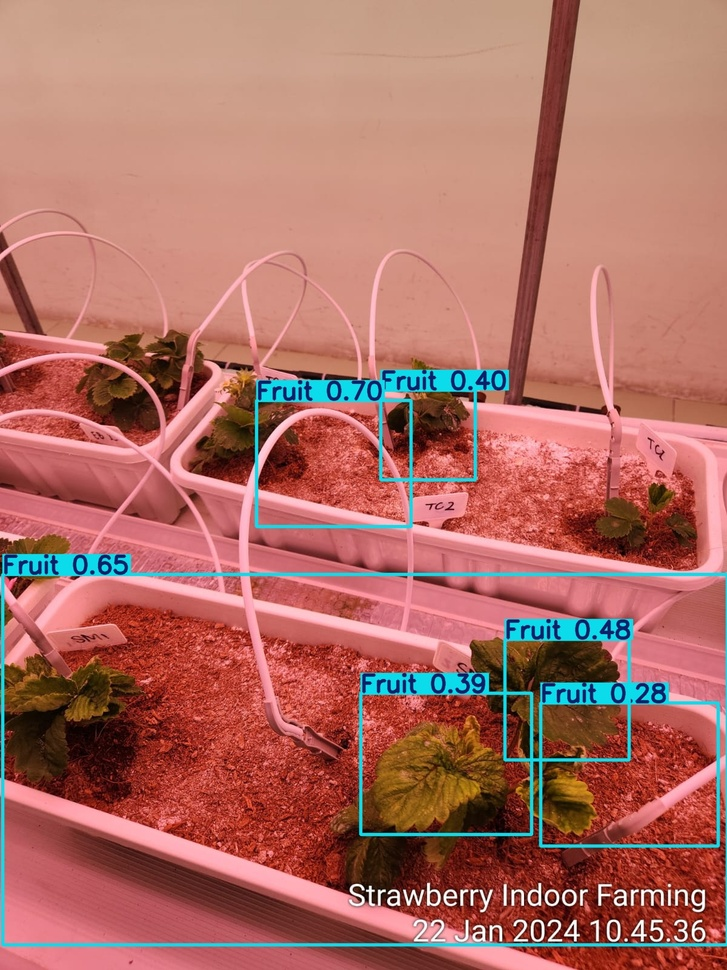
#> input picture model_training/IMG-20240122-WA0014.jpg_detect.jpg, 727 x 970 px, shrunk from 1200 x 1600 before the run
$ python hsv.py
#> lines starting #> are read from the running program, lines starting #| are printed output that depends on the picture
import cv2
import numpy as np
import random
import matplotlib.pyplot as plt

def augment_hsv(image, h_gain=0.015, s_gain=0.7, v_gain=0.4):
    """
    Menerapkan augmentasi HSV pada gambar.

    Parameter:
      - image: Gambar input dalam format BGR.
      - h_gain: Rentang perubahan hue (±0.015).
      - s_gain: Rentang perubahan saturasi ([1-s_gain, 1+s_gain]).
      - v_gain: Rentang perubahan value/kecerahan ([1-v_gain, 1+v_gain]).

    Mengembalikan gambar yang telah diubah.
    """
    # Ubah gambar dari BGR ke HSV
    hsv_img = cv2.cvtColor(image, cv2.COLOR_BGR2HSV)
    h, s, v = cv2.split(hsv_img)

    # Tentukan perubahan secara acak
    # Pada OpenCV, nilai hue berada dalam rentang [0, 179]
    delta_h = random.uniform(-h_gain, h_gain) * 180
    factor_s = random.uniform(1 - s_gain, 1 + s_gain)
    factor_v = random.uniform(1 - v_gain, 1 + v_gain)

    # Terapkan perubahan
    h = (h.astype(np.float32) + delta_h) % 180  # Pastikan nilai hue berada di [0, 179]
    s = s.astype(np.float32) * factor_s
    v = v.astype(np.float32) * factor_v

    # Pastikan nilai saturasi dan value tidak melebihi 255
    s = np.clip(s, 0, 255)
    v = np.clip(v, 0, 255)

    hsv_aug = cv2.merge([h.astype(np.uint8), s.astype(np.uint8), v.astype(np.uint8)])
    img_aug = cv2.cvtColor(hsv_aug, cv2.COLOR_HSV2BGR)
    return img_aug

if __name__ == "__main__":
    # Input path gambar
    img_path = input("Masukkan path gambar (misal: gambar.jpg): ")
#> the answer given: IMG-20240122-WA0014.jpg_detect.jpg
    image = cv2.imread(img_path)
#> image is the input picture: shape (970, 727, 3); mean B, G, R 100, 109.8, 174.1

    if image is None:
        print("Gambar tidak ditemukan. Pastikan path benar.")
    else:
        # Tampilkan gambar asli dan beberapa variasi augmentasi
        plt.figure(figsize=(12, 6))

        # Gambar asli
        plt.subplot(1, 4, 1)
        plt.imshow(cv2.cvtColor(image, cv2.COLOR_BGR2RGB))
        plt.title("Original")
        plt.axis("off")

        # Tampilkan 3 gambar hasil augmentasi
        for i in range(3):
            img_aug = augment_hsv(image)
            plt.subplot(1, 4, i + 2)
            plt.imshow(cv2.cvtColor(img_aug, cv2.COLOR_BGR2RGB))
            plt.title(f"Augmented {i+1}")
            plt.axis("off")
#> this loop made 3 passes
#> pass 1, in augment_hsv, `h, s, v = cv2.split(hsv_img)`:
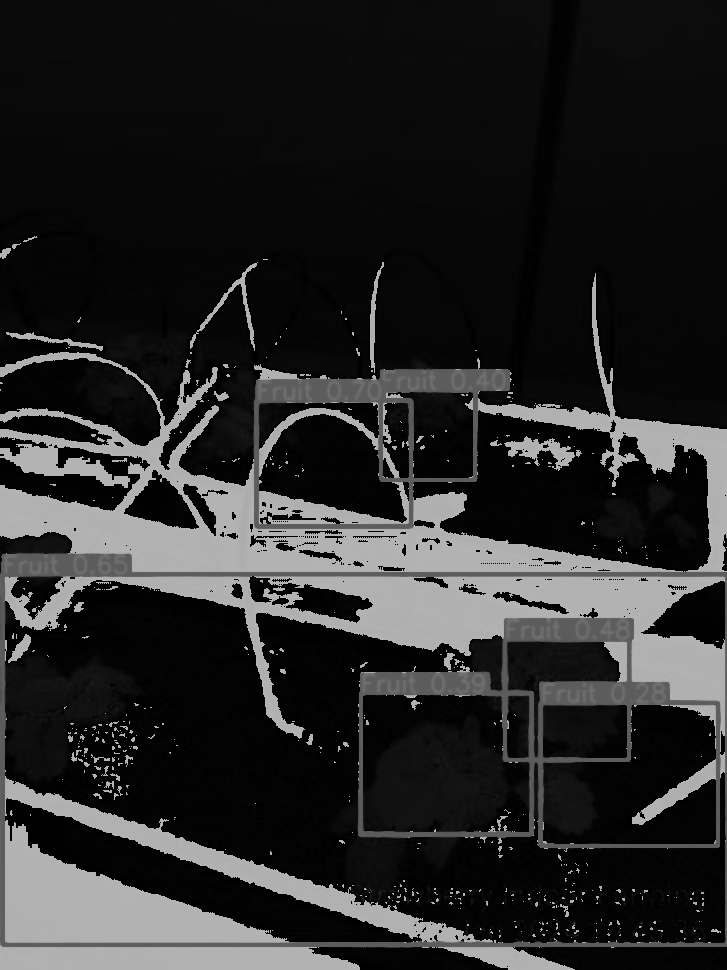
#> h: shape (970, 727); min 0, max 179, mean 40.1
#> pass 1, in augment_hsv, `h, s, v = cv2.split(hsv_img)`:
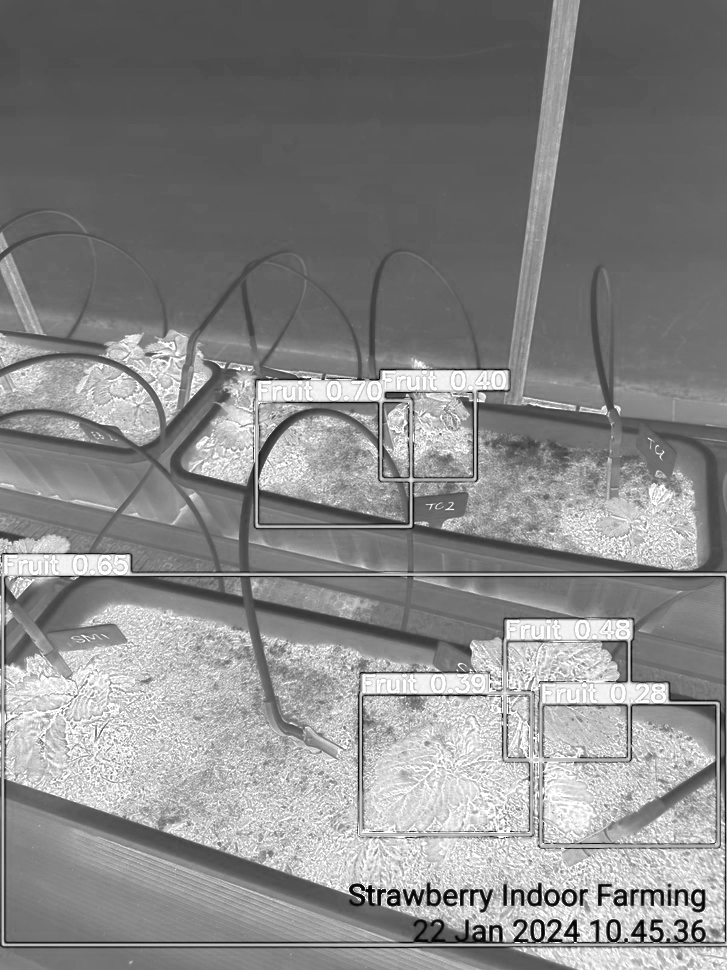
#> s: shape (970, 727); min 0, max 255, mean 135.5
#> pass 1, in augment_hsv, `h, s, v = cv2.split(hsv_img)`:
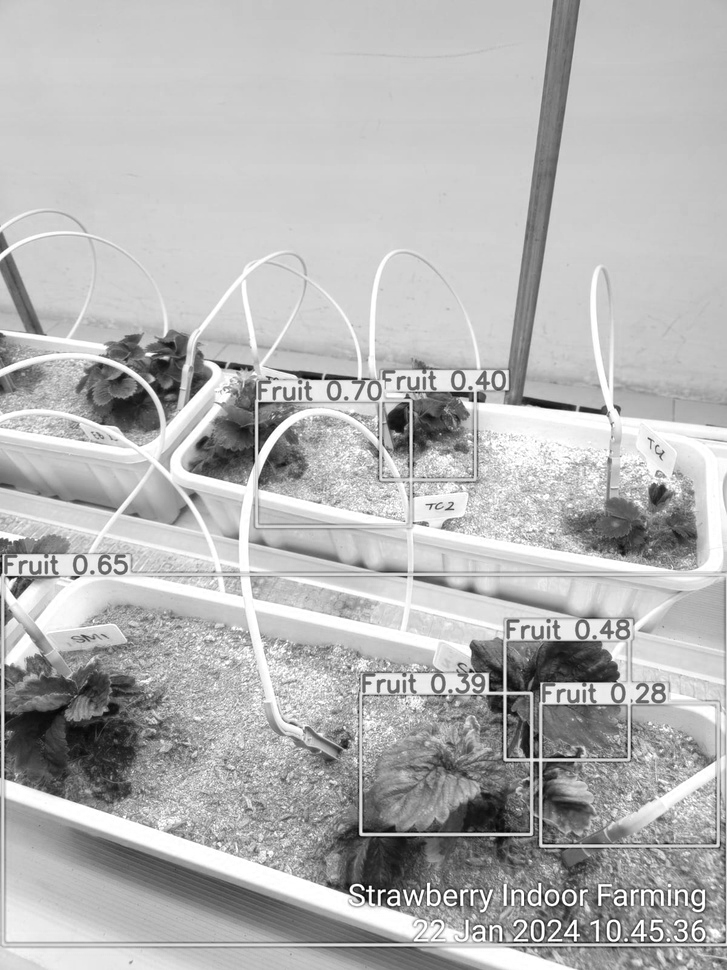
#> v: shape (970, 727); min 2, max 255, mean 180.8
#> after the loop:
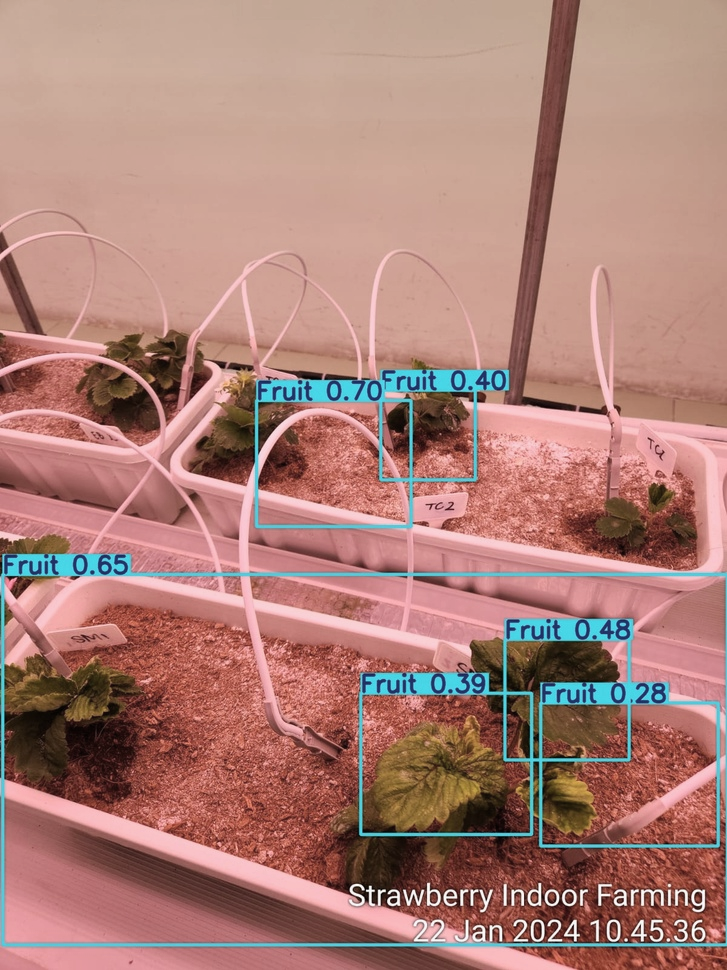
#> img_aug: shape (970, 727, 3); mean B, G, R 119.2, 127.9, 172.2

        plt.tight_layout()
        plt.show()
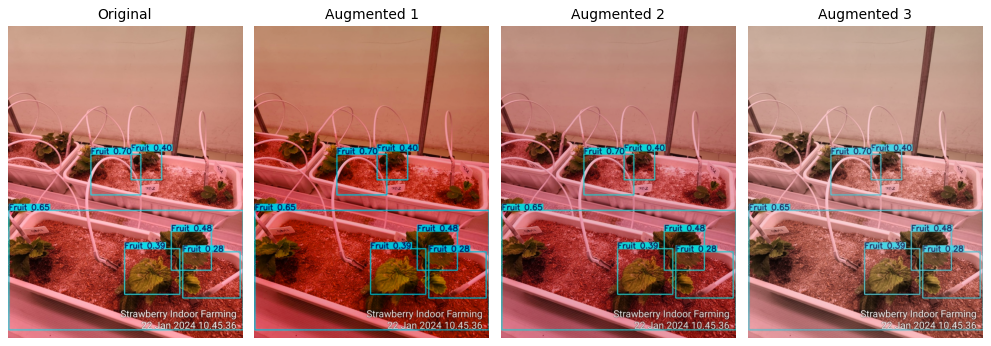
#> figure drawn by matplotlib, 4 panels

$ run again, on model_training/1573030.jpg_detect.jpg
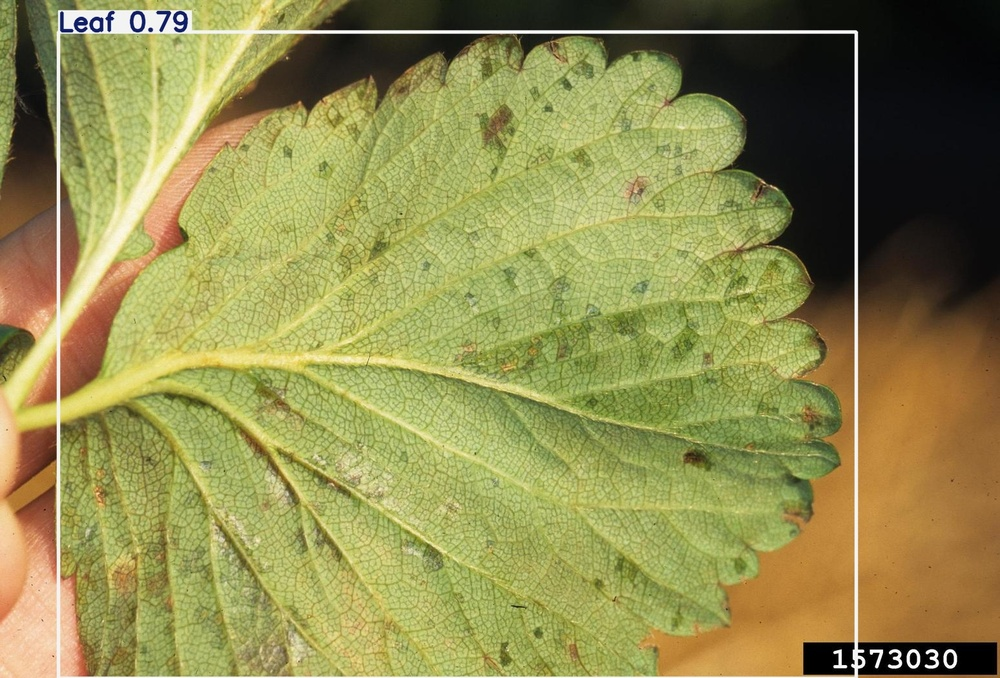
#> input picture model_training/1573030.jpg_detect.jpg, 1000 x 678 px, shrunk from 1548 x 1049 before the run
#> image is the input picture: shape (678, 1000, 3); mean B, G, R 79.9, 140.3, 144.9
#> after the loop `for i in range(3):`:
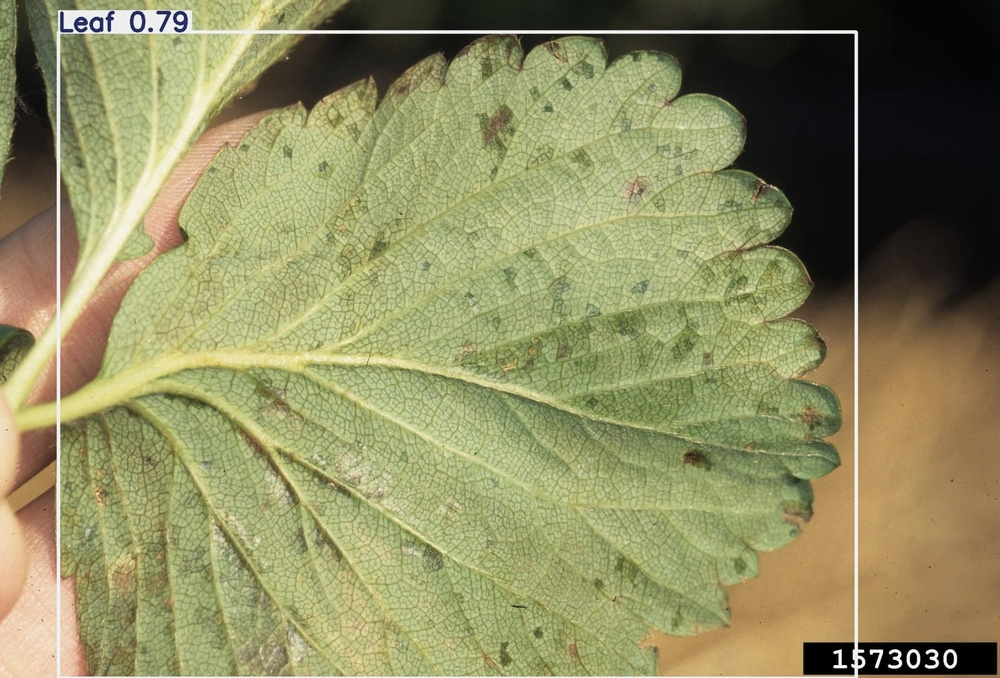
#> img_aug: shape (678, 1000, 3); mean B, G, R 96.9, 140.5, 142
#> `plt.show()`:
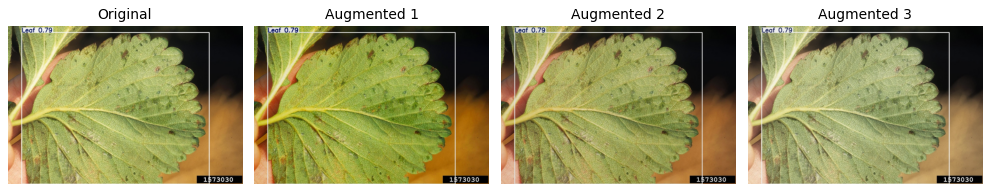
#> figure drawn by matplotlib, 4 panels

$ run again, on model_training/IMG_0444.jpg_detect.jpg
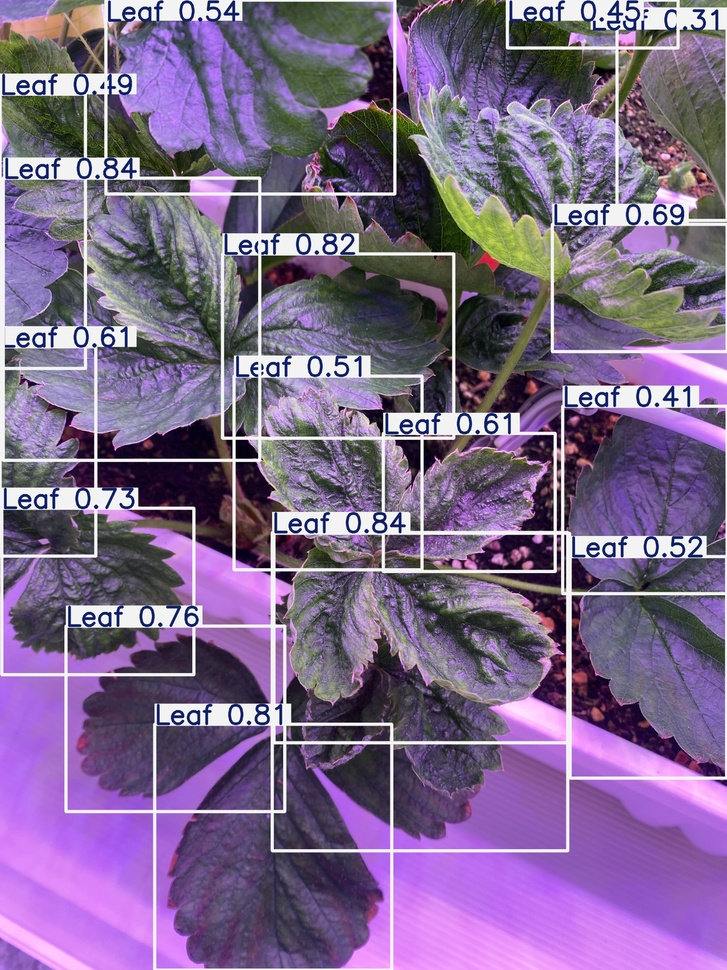
#> input picture model_training/IMG_0444.jpg_detect.jpg, 727 x 970 px, shrunk from 3024 x 4032 before the run
#> image is the input picture: shape (970, 727, 3); mean B, G, R 141.2, 104.2, 125.7
#> the loop `for i in range(3):` made 3 passes
#> pass 1, in augment_hsv, `h, s, v = cv2.split(hsv_img)`:
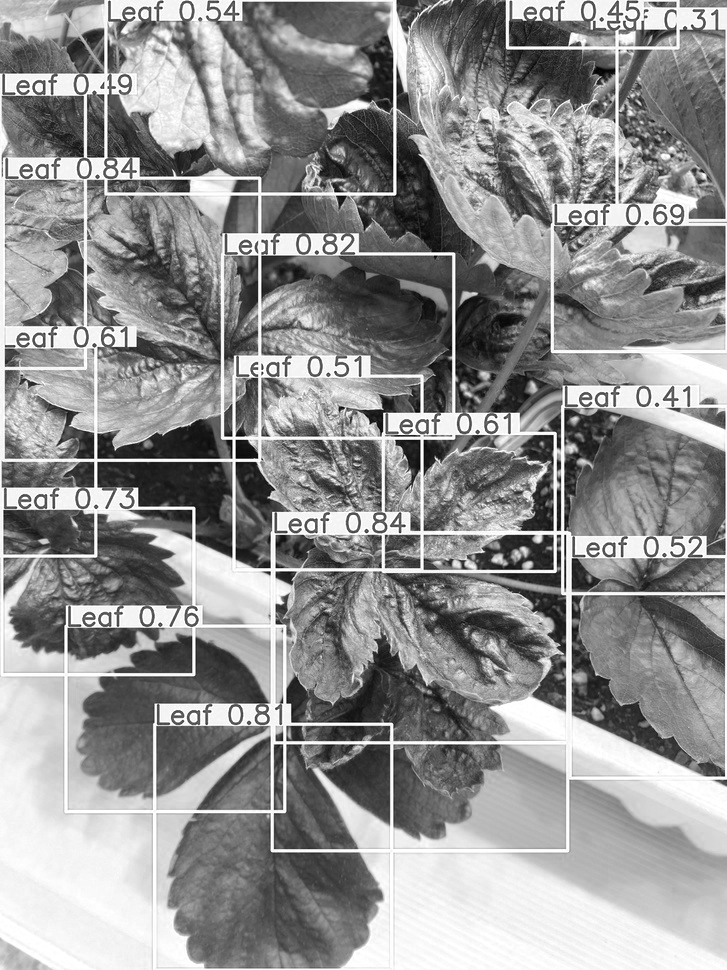
#> v: shape (970, 727); min 0, max 255, mean 145.8
#> `plt.show()`:
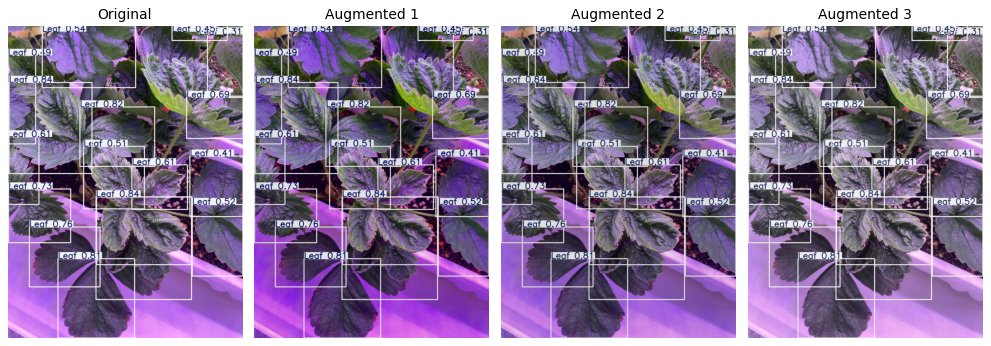
#> figure drawn by matplotlib, 4 panels
